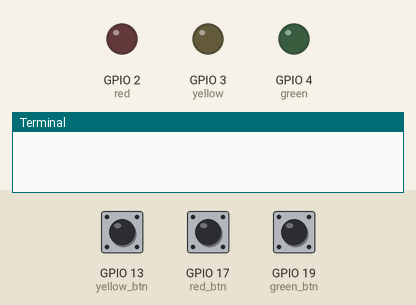
This program was run on a simulated Raspberry Pi (BCM pin numbers). Shown: output pins drawn as LEDs (lit = HIGH), the last lines printed to the terminal. The inputs (shaded band) are chosen by the test bench; at power-on: GPIO 19 (green_btn) HIGH, GPIO 13 (yellow_btn) HIGH, GPIO 17 (red_btn) HIGH.

Above: at 1.2 s.
1.3 s: GPIO 19 (green_btn) pulled LOW for 0.15 s
At 1.37 s:
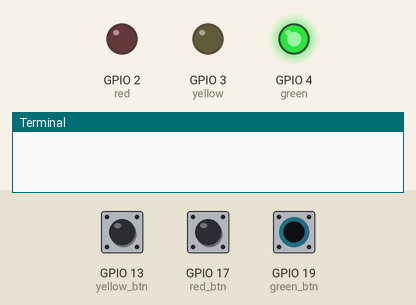
2.9 s: GPIO 13 (yellow_btn) pulled LOW for 0.15 s
At 2.97 s:
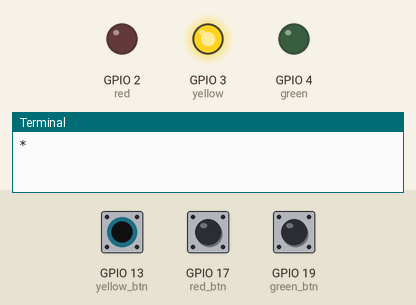
4.5 s: GPIO 17 (red_btn) pulled LOW for 0.15 s
At 4.57 s:
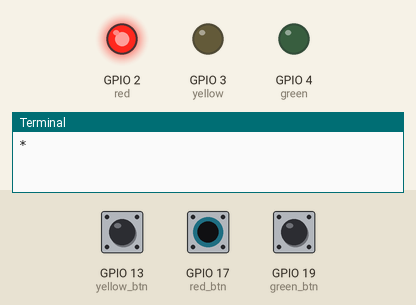
6.1 s: GPIO 19 (green_btn) pulled LOW for 1 s
At 8.3 s:
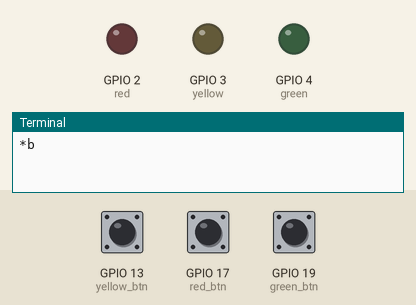
8.6 s: GPIO 13 (yellow_btn) pulled LOW for 3.2 s
At 9.4 s:
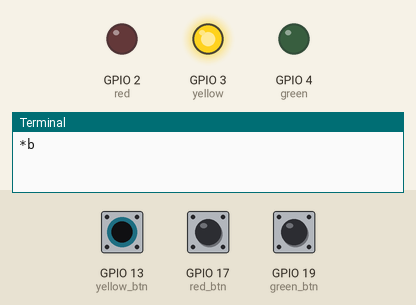
13.3 s: GPIO 17 (red_btn) pulled LOW for 3.2 s
At 14.2 s:
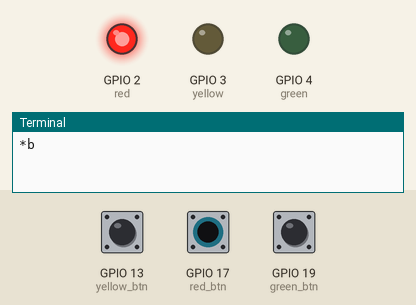
Timing chart, 0 to 18.0 s (numbered marks = the images above; inputs shaded):
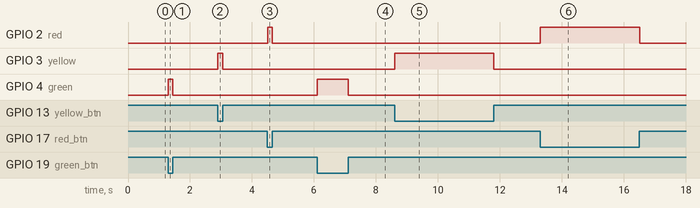

Measured:
- after the input at 1.3 s, GPIO 4 (green): LOW → HIGH at once, → LOW 0.15 s later
- after the input at 2.9 s, GPIO 3 (yellow): LOW → HIGH at once, → LOW 0.15 s later
- after the input at 4.5 s, GPIO 2 (red): LOW → HIGH at once, → LOW 0.15 s later
- after the input at 6.1 s, GPIO 4 (green): LOW → HIGH at once, → LOW 1.0 s later
- after the input at 8.6 s, GPIO 3 (yellow): LOW → HIGH at once, → LOW 3.2 s later
- after the input at 13.3 s, GPIO 2 (red): LOW → HIGH at once, → LOW 3.2 s later

The program:

esrom_decode.py
```python
from gpiozero import LED, Button
from signal import pause
from time import sleep

red_pressed = 0
yellow_pressed = 0
green_pressed = 0
message = ''

d = {(1, 0): 'a',
     (1, 1): 'b',
     (1, 2): 'c',
     (1, 3): 'd',
     (2, 0): 'e',
     (2, 1): 'f',
     (2, 2): 'g',
     (2, 3): 'h',
     (3, 0): 'i',
     (3, 1): 'j',
     (3, 2): 'k',
     (3, 3): 'l',
     (3, 4): 'm',
     (3, 5): 'n',
     (4, 0): 'o',
     (4, 1): 'p',
     (4, 2): 'q',
     (4, 3): 'r',
     (4, 4): 's',
     (4, 5): 't',
     (5, 0): 'u',
     (5, 1): 'v',
     (5, 2): 'w',
     (5, 3): 'x',
     (5, 4): 'y',
     (5, 5): 'z'
    }

# LED assignments
red = LED(2)
yellow  = LED(3)
green = LED(4)

def red_action():
    global red_pressed
    global green_pressed
    global message

    red.off()
    red_pressed += 1
    green_pressed = 0

def yellow_action():
    global yellow_pressed

    yellow.off()
    yellow_pressed += 1

def green_action():
    global red_pressed
    global yellow_pressed
    global green_pressed
    global message

    green.off()

    if red_pressed > 5:
        # End of sentence
        print()
        print(message)

        red_pressed = 0
        yellow_pressed = 0
        green_pressed = 0
        message = ''
    elif green_pressed == 0:
        if (red_pressed, yellow_pressed) in d:
            letter = d[(red_pressed, yellow_pressed)]
        else:
            letter = '*'
        print(letter, end='')
        message += letter
        red_pressed = 0
        yellow_pressed = 0
        green_pressed += 1
    else:
        print('_', end='')
        message += '_'

# Button assignments
red_btn = Button(17)
red_btn.when_pressed = red.on
red_btn.when_released = red_action

yellow_btn = Button(13)
yellow_btn.when_pressed = yellow.on
yellow_btn.when_released = yellow_action

green_btn = Button(19)
green_btn.when_pressed = green.on
green_btn.when_released = green_action

pause()
```
